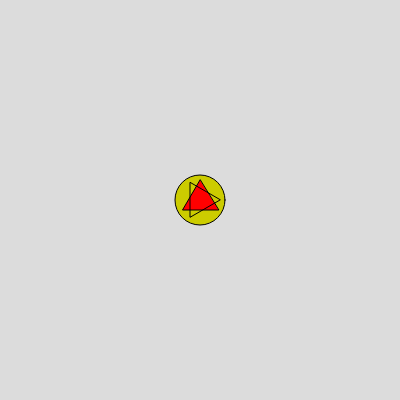
Frame 1 (no input)
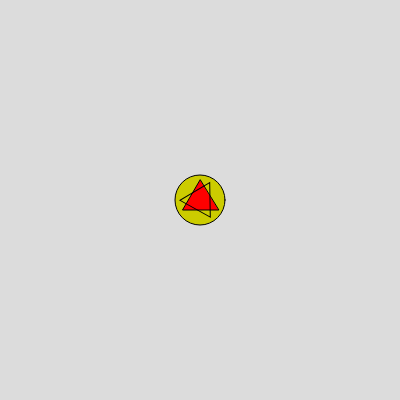
Frame 60 (no input)
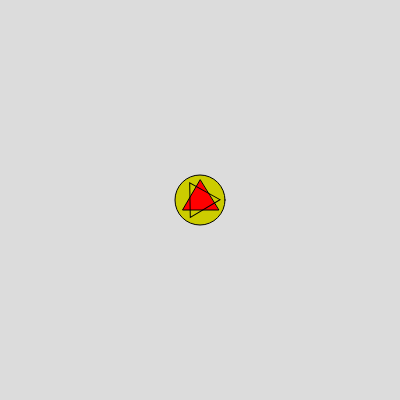
Frame 120 (the mouse pressed at the canvas centre since frame 60)

The p5.js sketch that drew these frames (run headless with seeded random() and noise() and a simulated clock; from frame 60 on, the mouse is pressed at the canvas centre):

// p5.js sketch
// ── sketch.js
let angle = 0
let hasWon = false
let hasDied = false
let fail = 0
function setup() {
  createCanvas(400, 400);
  angleMode(DEGREES)
  
  
}

function draw() {
  background(220);
  if(hasWon == false && hasDied == false && fail < 2){
    fill(204, 204, 0)
    circle(200, 200, 50)
    fill(255, 0, 0)
    triangle(200, 180, 182.5, 210, 218.5, 210)
    push()
    noFill()
    translate(width/2, height/2)
    rotate(angle)
    spinnyTriangle(0, 0, 20, 0)
    angle++
  
    pop()
     
    }
  
  if(fail >= 2){
    hasDied = true
  }
     
  if(hasWon == true){
    text("u win", 50, 50)
  }
  else if(hasDied == true){
    text("u died get rekt", 50, 50)
    fill(255)
    rect(100, 100, 200)
    fill(0)
    textAlign(CENTER, CENTER)
    text("RESTART", 200, 200)
  }
}
//I give credit to amaruwong and u can find his projects on editor.p5js.org/amaruwong/sketches
function spinnyTriangle(centerx, centery, w, a) {
  
  triangle(cos(a)*w+centerx, sin(a)*w+centery,
           cos(a+120)*w+centerx, sin(a+120)*w+centery,
           cos(a+240)*w+centerx, sin(a+240)*w+centery)
}
function mousePressed(){
  if(angle % 120 >= 25 && angle % 120 <= 35 && hasDied == false && hasWon == false){
    hasWon = true
  }
  else if(hasDied == false){
    fail += 1
  }
  if(hasDied == true && mouseX > 100 && mouseX < 300 && mouseY > 100 && mouseY < 300){
    hasDied = false
    hasWon = false
    fail = 0
  }
}
